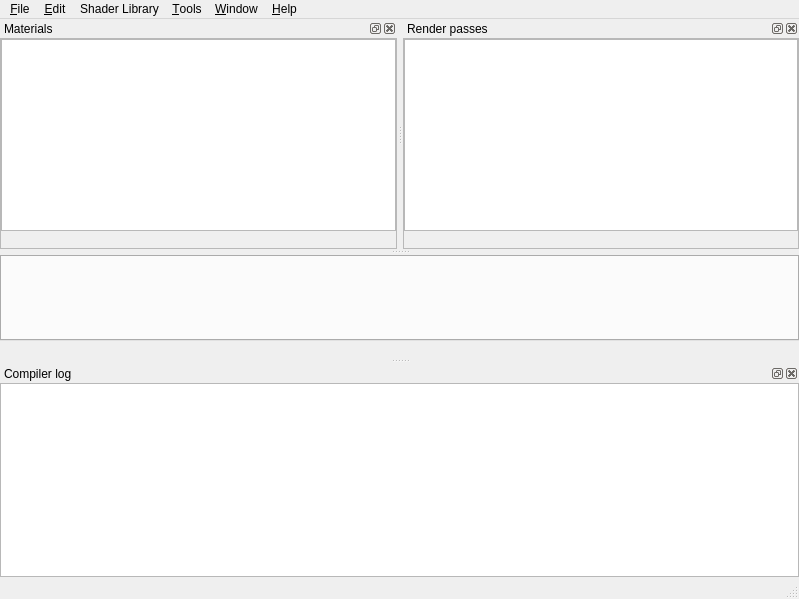
<?xml version="1.0" encoding="UTF-8"?>
<ui version="4.0">
 <class>MainWindow</class>
 <widget class="QMainWindow" name="MainWindow">
  <property name="geometry">
   <rect>
    <x>0</x>
    <y>0</y>
    <width>799</width>
    <height>599</height>
   </rect>
  </property>
  <property name="windowTitle">
   <string>Shaderkit</string>
  </property>
  <property name="windowIcon">
   <iconset resource="../gfx/gfx.qrc">
    <normaloff>:/icons/logo.png</normaloff>:/icons/logo.png</iconset>
  </property>
  <widget class="QWidget" name="centralwidget">
   <layout class="QVBoxLayout" name="verticalLayout_3">
    <property name="spacing">
     <number>0</number>
    </property>
    <property name="margin">
     <number>0</number>
    </property>
    <item>
     <widget class="QTabWidget" name="editor_tabs">
      <property name="tabsClosable">
       <bool>true</bool>
      </property>
     </widget>
    </item>
    <item>
     <widget class="QWidget" name="editor_bar" native="true">
      <layout class="QVBoxLayout" name="verticalLayout_2">
       <property name="spacing">
        <number>0</number>
       </property>
       <property name="margin">
        <number>0</number>
       </property>
       <item>
        <widget class="QToolBar" name="editor_menu">
         <property name="iconSize">
          <size>
           <width>16</width>
           <height>16</height>
          </size>
         </property>
         <property name="floatable">
          <bool>false</bool>
         </property>
        </widget>
       </item>
      </layout>
     </widget>
    </item>
   </layout>
  </widget>
  <widget class="QMenuBar" name="menubar">
   <property name="geometry">
    <rect>
     <x>0</x>
     <y>0</y>
     <width>799</width>
     <height>21</height>
    </rect>
   </property>
   <widget class="QMenu" name="menu_file">
    <property name="title">
     <string>&amp;File</string>
    </property>
    <addaction name="action_newscene"/>
    <addaction name="action_new"/>
    <addaction name="action_open"/>
    <addaction name="separator"/>
    <addaction name="action_autosave_scene"/>
    <addaction name="action_savescene_as"/>
    <addaction name="action_savescene"/>
    <addaction name="action_savematerial"/>
    <addaction name="action_savefile"/>
    <addaction name="action_saveas"/>
    <addaction name="separator"/>
    <addaction name="action_import"/>
    <addaction name="action_export"/>
    <addaction name="separator"/>
    <addaction name="action_quit"/>
   </widget>
   <widget class="QMenu" name="menu_Help">
    <property name="title">
     <string>&amp;Help</string>
    </property>
    <addaction name="action_about"/>
   </widget>
   <widget class="QMenu" name="menuShader_Library">
    <property name="title">
     <string>Shader Library</string>
    </property>
    <addaction name="action_libopen"/>
    <addaction name="action_libexample"/>
   </widget>
   <widget class="QMenu" name="menuTools">
    <property name="title">
     <string>&amp;Tools</string>
    </property>
    <addaction name="action_sandbox_compiler"/>
    <addaction name="action_autosave_layout"/>
    <addaction name="action_reset_layout"/>
    <addaction name="separator"/>
    <addaction name="action_reload"/>
   </widget>
   <widget class="QMenu" name="menu_Window">
    <property name="title">
     <string>&amp;Window</string>
    </property>
    <addaction name="action_glwidget"/>
    <addaction name="action_material_properties"/>
    <addaction name="action_render_properties"/>
    <addaction name="action_file_list"/>
    <addaction name="action_error_log"/>
   </widget>
   <widget class="QMenu" name="menu_edit">
    <property name="title">
     <string>&amp;Edit</string>
    </property>
    <addaction name="action_textures"/>
   </widget>
   <addaction name="menu_file"/>
   <addaction name="menu_edit"/>
   <addaction name="menuShader_Library"/>
   <addaction name="menuTools"/>
   <addaction name="menu_Window"/>
   <addaction name="menu_Help"/>
  </widget>
  <widget class="QStatusBar" name="statusbar"/>
  <widget class="QDockWidget" name="errordock">
   <property name="minimumSize">
    <size>
     <width>79</width>
     <height>26</height>
    </size>
   </property>
   <property name="windowTitle">
    <string>Compiler log</string>
   </property>
   <attribute name="dockWidgetArea">
    <number>8</number>
   </attribute>
   <widget class="QFrame" name="frame">
    <property name="minimumSize">
     <size>
      <width>1</width>
      <height>1</height>
     </size>
    </property>
    <property name="frameShape">
     <enum>QFrame::StyledPanel</enum>
    </property>
    <property name="frameShadow">
     <enum>QFrame::Sunken</enum>
    </property>
    <layout class="QHBoxLayout" name="horizontalLayout">
     <property name="margin">
      <number>0</number>
     </property>
     <item>
      <widget class="QTableWidget" name="error_list">
       <property name="frameShape">
        <enum>QFrame::NoFrame</enum>
       </property>
       <property name="editTriggers">
        <set>QAbstractItemView::NoEditTriggers</set>
       </property>
       <property name="showDropIndicator" stdset="0">
        <bool>false</bool>
       </property>
       <property name="selectionMode">
        <enum>QAbstractItemView::SingleSelection</enum>
       </property>
       <property name="selectionBehavior">
        <enum>QAbstractItemView::SelectRows</enum>
       </property>
       <property name="verticalScrollMode">
        <enum>QAbstractItemView::ScrollPerPixel</enum>
       </property>
       <property name="horizontalScrollMode">
        <enum>QAbstractItemView::ScrollPerPixel</enum>
       </property>
       <property name="showGrid">
        <bool>true</bool>
       </property>
       <property name="gridStyle">
        <enum>Qt::DotLine</enum>
       </property>
       <property name="rowCount">
        <number>0</number>
       </property>
       <property name="columnCount">
        <number>3</number>
       </property>
       <attribute name="horizontalHeaderVisible">
        <bool>false</bool>
       </attribute>
       <attribute name="horizontalHeaderStretchLastSection">
        <bool>true</bool>
       </attribute>
       <attribute name="verticalHeaderVisible">
        <bool>false</bool>
       </attribute>
       <column/>
       <column/>
       <column/>
      </widget>
     </item>
    </layout>
   </widget>
  </widget>
  <widget class="QDockWidget" name="shaderdock">
   <property name="minimumSize">
    <size>
     <width>79</width>
     <height>26</height>
    </size>
   </property>
   <property name="windowTitle">
    <string>Materials</string>
   </property>
   <attribute name="dockWidgetArea">
    <number>4</number>
   </attribute>
   <widget class="QFrame" name="widget_2">
    <property name="minimumSize">
     <size>
      <width>1</width>
      <height>1</height>
     </size>
    </property>
    <property name="frameShape">
     <enum>QFrame::StyledPanel</enum>
    </property>
    <property name="frameShadow">
     <enum>QFrame::Sunken</enum>
    </property>
    <layout class="QVBoxLayout" name="verticalLayout_4">
     <property name="spacing">
      <number>0</number>
     </property>
     <property name="margin">
      <number>0</number>
     </property>
     <item>
      <widget class="MaterialProperties" name="material_properties"/>
     </item>
     <item>
      <widget class="QToolBar" name="m_prop_menu">
       <property name="iconSize">
        <size>
         <width>16</width>
         <height>16</height>
        </size>
       </property>
       <property name="floatable">
        <bool>false</bool>
       </property>
      </widget>
     </item>
    </layout>
   </widget>
  </widget>
  <widget class="QDockWidget" name="renderdock">
   <property name="minimumSize">
    <size>
     <width>79</width>
     <height>26</height>
    </size>
   </property>
   <property name="features">
    <set>QDockWidget::AllDockWidgetFeatures</set>
   </property>
   <property name="windowTitle">
    <string>Render passes</string>
   </property>
   <attribute name="dockWidgetArea">
    <number>4</number>
   </attribute>
   <widget class="QFrame" name="widget">
    <property name="minimumSize">
     <size>
      <width>1</width>
      <height>1</height>
     </size>
    </property>
    <property name="frameShape">
     <enum>QFrame::StyledPanel</enum>
    </property>
    <property name="frameShadow">
     <enum>QFrame::Sunken</enum>
    </property>
    <layout class="QVBoxLayout" name="verticalLayout">
     <property name="spacing">
      <number>0</number>
     </property>
     <property name="margin">
      <number>0</number>
     </property>
     <item>
      <widget class="RenderPassProperties" name="renderpass_properties">
      </widget>
     </item>
     <item>
      <widget class="QToolBar" name="rp_prop_menu">
       <property name="iconSize">
        <size>
         <width>16</width>
         <height>16</height>
        </size>
       </property>
       <property name="floatable">
        <bool>false</bool>
       </property>
      </widget>
     </item>
    </layout>
   </widget>
  </widget>
  <action name="action_savematerial">
   <property name="text">
    <string>&amp;Save Material</string>
   </property>
   <property name="shortcut">
    <string>Ctrl+S</string>
   </property>
  </action>
  <action name="action_open">
   <property name="text">
    <string>&amp;Open Project...</string>
   </property>
   <property name="toolTip">
    <string>Open</string>
   </property>
   <property name="shortcut">
    <string>Ctrl+O</string>
   </property>
  </action>
  <action name="action_newscene">
   <property name="text">
    <string>&amp;New Project</string>
   </property>
   <property name="shortcut">
    <string>Ctrl+N</string>
   </property>
  </action>
  <action name="action_saveas">
   <property name="enabled">
    <bool>false</bool>
   </property>
   <property name="text">
    <string>Save File &amp;As...</string>
   </property>
   <property name="shortcut">
    <string>Ctrl+Shift+S</string>
   </property>
   <property name="visible">
    <bool>false</bool>
   </property>
  </action>
  <action name="action_quit">
   <property name="text">
    <string>&amp;Quit</string>
   </property>
   <property name="shortcut">
    <string>Ctrl+Q</string>
   </property>
  </action>
  <action name="action_about">
   <property name="text">
    <string>&amp;About</string>
   </property>
  </action>
  <action name="action_new">
   <property name="enabled">
    <bool>false</bool>
   </property>
   <property name="text">
    <string>New &amp;File</string>
   </property>
  </action>
  <action name="action_savescene">
   <property name="text">
    <string>Save Project</string>
   </property>
  </action>
  <action name="action_export">
   <property name="enabled">
    <bool>false</bool>
   </property>
   <property name="text">
    <string>Export...</string>
   </property>
   <property name="visible">
    <bool>false</bool>
   </property>
  </action>
  <action name="action_libexample">
   <property name="enabled">
    <bool>false</bool>
   </property>
   <property name="text">
    <string>Open Example</string>
   </property>
  </action>
  <action name="action_libopen">
   <property name="enabled">
    <bool>false</bool>
   </property>
   <property name="text">
    <string>Open Library</string>
   </property>
   <property name="visible">
    <bool>false</bool>
   </property>
  </action>
  <action name="action_autosave">
   <property name="checkable">
    <bool>true</bool>
   </property>
   <property name="checked">
    <bool>true</bool>
   </property>
   <property name="enabled">
    <bool>false</bool>
   </property>
   <property name="text">
    <string>Autosave Project</string>
   </property>
  </action>
  <action name="action_glwidget">
   <property name="checkable">
    <bool>true</bool>
   </property>
   <property name="checked">
    <bool>true</bool>
   </property>
   <property name="text">
    <string>OpenGL Render Window</string>
   </property>
  </action>
  <action name="action_material_properties">
   <property name="checkable">
    <bool>true</bool>
   </property>
   <property name="checked">
    <bool>true</bool>
   </property>
   <property name="text">
    <string>Material Properties</string>
   </property>
   <property name="toolTip">
    <string>Material Property Manager</string>
   </property>
  </action>
  <action name="action_error_log">
   <property name="checkable">
    <bool>true</bool>
   </property>
   <property name="checked">
    <bool>true</bool>
   </property>
   <property name="text">
    <string>Error Log</string>
   </property>
  </action>
  <action name="action_autosave_layout">
   <property name="checkable">
    <bool>true</bool>
   </property>
   <property name="checked">
    <bool>true</bool>
   </property>
   <property name="text">
    <string>Autosave Layout</string>
   </property>
  </action>
  <action name="action_reset_layout">
   <property name="enabled">
    <bool>false</bool>
   </property>
   <property name="text">
    <string>Reset Layout</string>
   </property>
  </action>
  <action name="action_render_properties">
   <property name="checkable">
    <bool>true</bool>
   </property>
   <property name="checked">
    <bool>true</bool>
   </property>
   <property name="text">
    <string>Render Properties</string>
   </property>
   <property name="toolTip">
    <string>Render Properties</string>
   </property>
  </action>
  <action name="action_file_list">
   <property name="checkable">
    <bool>true</bool>
   </property>
   <property name="checked">
    <bool>true</bool>
   </property>
   <property name="text">
    <string>File List</string>
   </property>
  </action>
  <action name="action_reload">
   <property name="text">
    <string>&amp;Reload Project File</string>
   </property>
   <property name="shortcut">
    <string>Ctrl+R</string>
   </property>
  </action>
  <action name="action_sandbox_compiler">
   <property name="checkable">
    <bool>true</bool>
   </property>
   <property name="checked">
    <bool>true</bool>
   </property>
   <property name="text">
    <string>&amp;Sandbox Compiler</string>
   </property>
   <property name="toolTip">
    <string>Use Sandbox Compiler</string>
   </property>
  </action>
  <action name="action_import">
   <property name="text">
    <string>&amp;Import...</string>
   </property>
  </action>
  <action name="action_textures">
   <property name="icon">
    <iconset resource="../gfx/gfx.qrc">
     <normaloff>:/icons/texture_browser.png</normaloff>:/icons/texture_browser.png</iconset>
   </property>
   <property name="text">
    <string>&amp;Textures</string>
   </property>
  </action>
  <action name="action_savefile">
   <property name="text">
    <string>Save Active File</string>
   </property>
   <property name="visible">
    <bool>false</bool>
   </property>
  </action>
  <action name="action_autosave_scene">
   <property name="checkable">
    <bool>true</bool>
   </property>
   <property name="checked">
    <bool>true</bool>
   </property>
   <property name="text">
    <string>Autosave Project</string>
   </property>
  </action>
  <action name="action_savescene_as">
   <property name="text">
    <string>Save Project As...</string>
   </property>
  </action>
 </widget>
 <customwidgets>
  <customwidget>
   <class>MaterialProperties</class>
   <extends>QTableWidget</extends>
  </customwidget>
  <customwidget>
   <class>RenderPassProperties</class>
   <extends>QTableWidget</extends>
   <header>gui/render_pass_properties.hpp</header>
  </customwidget>
 </customwidgets>
 <resources>
  <include location="../gfx/gfx.qrc"/>
 </resources>
 <connections/>
</ui>
